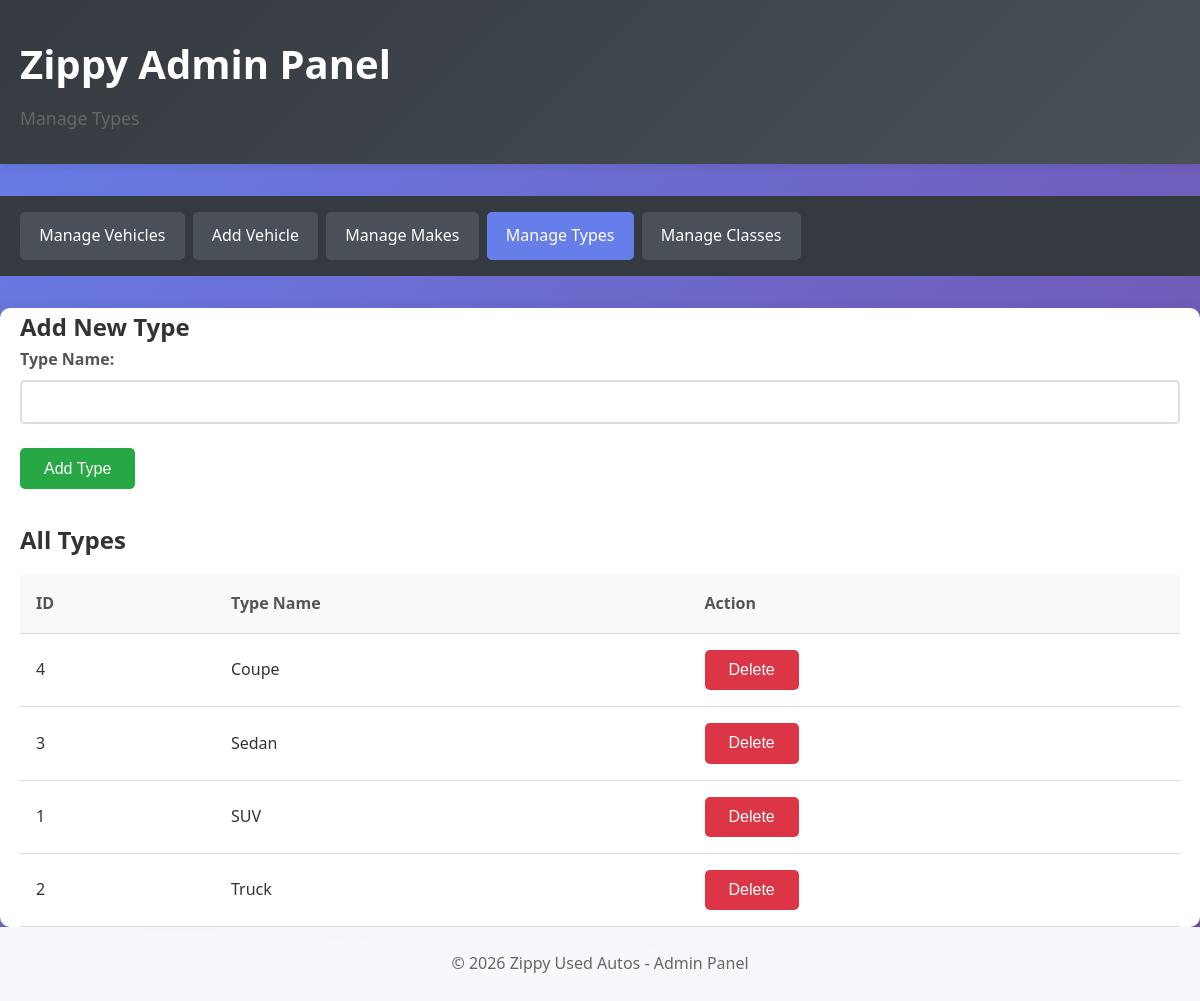
Screenshot of /admin/types.php with the database file from the repository.
### tables this page shows
CREATE TABLE types (
    type_id INT AUTO_INCREMENT PRIMARY KEY,
    type_name VARCHAR(50) NOT NULL UNIQUE
);

### model/types_db.php (called while the page is built, shortened)
<?php
function get_all_types() {
    $db = get_db_connection();
    $query = "SELECT * FROM types ORDER BY type_name";
    $statement = $db->prepare($query);
    $statement->execute();
    $types = $statement->fetchAll();
    return $types;
}
?>

### view/admin/types_list.php (the view, shortened to what this page needs)
<!DOCTYPE html>
<html lang="en">
<head>
    <link rel="stylesheet" href="../css/style.css">
</head>
<body>
    <header class="admin-header">
        <div class="container">
            <h1>Zippy Admin Panel</h1>
            <p class="tagline">Manage Types</p>
        </div>
    </header>
    <nav class="admin-nav">
        <div class="container">
            <ul>
                <li><a href="index.php">Manage Vehicles</a></li>
                <li><a href="add_vehicle.php">Add Vehicle</a></li>
                <li><a href="makes.php">Manage Makes</a></li>
                <li><a href="types.php" class="active">Manage Types</a></li>
                <li><a href="classes.php">Manage Classes</a></li>
            </ul>
        </div>
    </nav>
    <main class="container">
        <h2>Add New Type</h2>
        <form method="POST">
            <div class="form-group">
                <label for="type_name">Type Name:</label>
                <input type="text" id="type_name" name="type_name" required>
            </div>
            <button type="submit" class="btn btn-success">Add Type</button>
        </form>
        <h2 style="margin-top: 2rem;">All Types</h2>
        <table>
            <thead>
                <tr>
                    <th>ID</th>
                    <th>Type Name</th>
                    <th>Action</th>
                </tr>
            </thead>
            <tbody>
                <?php foreach ($types as $type): ?>
                    <tr>
                        <td><?php echo htmlspecialchars($type['type_id']); ?></td>
                        <td><?php echo htmlspecialchars($type['type_name']); ?></td>
                        <td>
                            <form method="POST" style="display: inline;"
                                  onsubmit="return confirm('Are you sure you want to delete this type?');">
                                <button type="submit" class="btn btn-danger">Delete</button>
                            </form>
                        </td>
                    </tr>
                <?php endforeach; ?>
            </tbody>
        </table>
    </main>
    <footer>
        <div class="container">
            <p>&copy; <?php echo date('Y'); ?> Zippy Used Autos - Admin Panel</p>
        </div>
    </footer>
</body>
</html>

### css/style.css (style rules this page uses)
* { margin: 0; padding: 0; box-sizing: border-box; }
body { font-family: 'Segoe UI', Tahoma, Geneva, Verdana, sans-serif; line-height: 1.6; color: #333; background: linear-gradient(135deg, #667eea 0%, #764ba2 100%); min-height: 100vh; }
.container { max-width: 1200px; margin: 0 auto; padding: 0 20px; }
header { background: rgba(255, 255, 255, 0.95); padding: 2rem 0; box-shadow: 0 2px 10px rgba(0,0,0,0.1); margin-bottom: 2rem; }
header h1 { color: #667eea; font-size: 2.5rem; margin-bottom: 0.5rem; }
.tagline { color: #666; font-size: 1.1rem; }
main { background: white; border-radius: 10px; padding: 2rem; margin-bottom: 2rem; box-shadow: 0 5px 20px rgba(0,0,0,0.1); }
.admin-nav { background: #343a40; padding: 1rem 0; margin-bottom: 2rem; }
.admin-nav ul { list-style: none; display: flex; flex-wrap: wrap; gap: 0.5rem; }
.admin-nav a { color: white; text-decoration: none; padding: 0.7rem 1.2rem; background: #495057; border-radius: 5px; transition: background 0.3s; display: inline-block; }
.admin-nav a:hover, .admin-nav a.active { background: #667eea; }
.admin-header { background: linear-gradient(135deg, #343a40 0%, #495057 100%); color: white; }
.admin-header h1 { color: white; }
.btn { padding: 0.7rem 1.5rem; border: none; border-radius: 5px; font-size: 1rem; cursor: pointer; transition: all 0.3s; text-decoration: none; display: inline-block; }
.btn-danger { background: #dc3545; color: white; }
.btn-success { background: #28a745; color: white; }
.form-group { margin-bottom: 1.5rem; }
.form-group label { display: block; font-weight: 600; margin-bottom: 0.5rem; color: #555; }
.form-group input, .form-group select { width: 100%; padding: 0.7rem; border: 2px solid #ddd; border-radius: 5px; font-size: 1rem; }
table { width: 100%; border-collapse: collapse; margin-top: 1rem; }
table th, table td { padding: 1rem; text-align: left; border-bottom: 1px solid #ddd; }
table th { background: #f8f9fa; font-weight: 600; color: #555; }
footer { background: rgba(255, 255, 255, 0.95); padding: 1.5rem 0; text-align: center; color: #666; }

### rows the page displays
types: type_id "4", type_name "Coupe"
types: type_id "3", type_name "Sedan"
types: type_id "1", type_name "SUV"
types: type_id "2", type_name "Truck"
